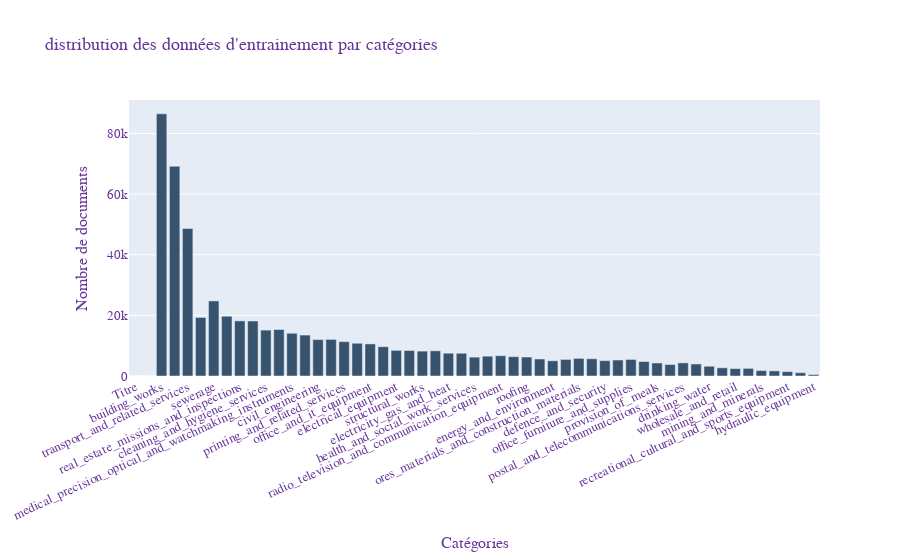

Notebook cell for this chart:
### Code cell
#Distribution des données d'entrainement par catégorie


utility.plot_distribution(df_train,"distribution des données d'entrainement par catégories")

### Figure 1 — Plotly figure (JSON) as saved in the notebook; plotly's stock layout.template omitted (floating-point values rounded to 4 significant figures)
{"data": [{"marker": {"color": "rgb(55, 83, 109)"}, "type": "bar", "x": ["Titre", "Description", "building_works", "studies_consulting_assistance", "transport_and_related_services", "financial_and_insurance_services", "sewerage", "car_industry_products_and_transport_equipment", "real_estate_missions_and_inspections", "it_services", "cleaning_and_hygiene_services", "building_equipment", "medical_precision_optical_and_watchmaking_instruments", "research_and_development", "civil_engineering", "green_spaces", "printing_and_related_services", "street_development", "office_and_it_equipment", "industrial_equipment_and_tools", "electrical_equipment", "chemical_products", "structural_works", "recreational_cultural_and_sports_services", "electricity_gas_and_heat", "food_beverages_and_related_products", "health_and_social_work_services", "education_and_training_services", "radio_television_and_communication_equipment", "clothing_and_textile_industry", "roofing", "communication_and_marketing_services", "energy_and_environment", "waste_management", "ores_materials_and_construction_materials", "software_supply", "defence_and_security", "petroleum_products_fuels", "office_furniture_and_supplies", "it_equipment_and_consumables", "provision_of_meals", "fire", "postal_and_telecommunications_services", "silvicultural_products", "drinking_water", "agriculture", "wholesale_and_retail", "water_related_works", "mining_and_minerals", "paper_and_cardboard", "recreational_cultural_and_sports_equipment", "rubber_or_plastic_products", "hydraulic_equipment"], "y": [0, 0, 86483, 69193, 48649, 19312, 24763, 19719, 18182, 18136, 15144, 15324, 14094, 13504, 12010, 12078, 11332, 10802, 10582, 9660, 8465, 8415, 8205, 8304, 7518, 7499, 6228, 6537, 6690, 6382, 6258, 5605, 5012, 5465, 5804, 5689, 5064, 5270, 5463, 4773, 4296, 3780, 4323, 3966, 3224, 2699, 2443, 2508, 1788, 1684, 1446, 1100, 473]}], "layout": {"font": {"color": "RebeccaPurple", "family": "Arial, sans-serif", "size": 13}, "title": {"text": "distribution des données d'entrainement par catégories"}, "xaxis": {"tickangle": -25, "title": {"text": "Catégories"}}, "yaxis": {"title": {"text": "Nombre de documents"}}}}
